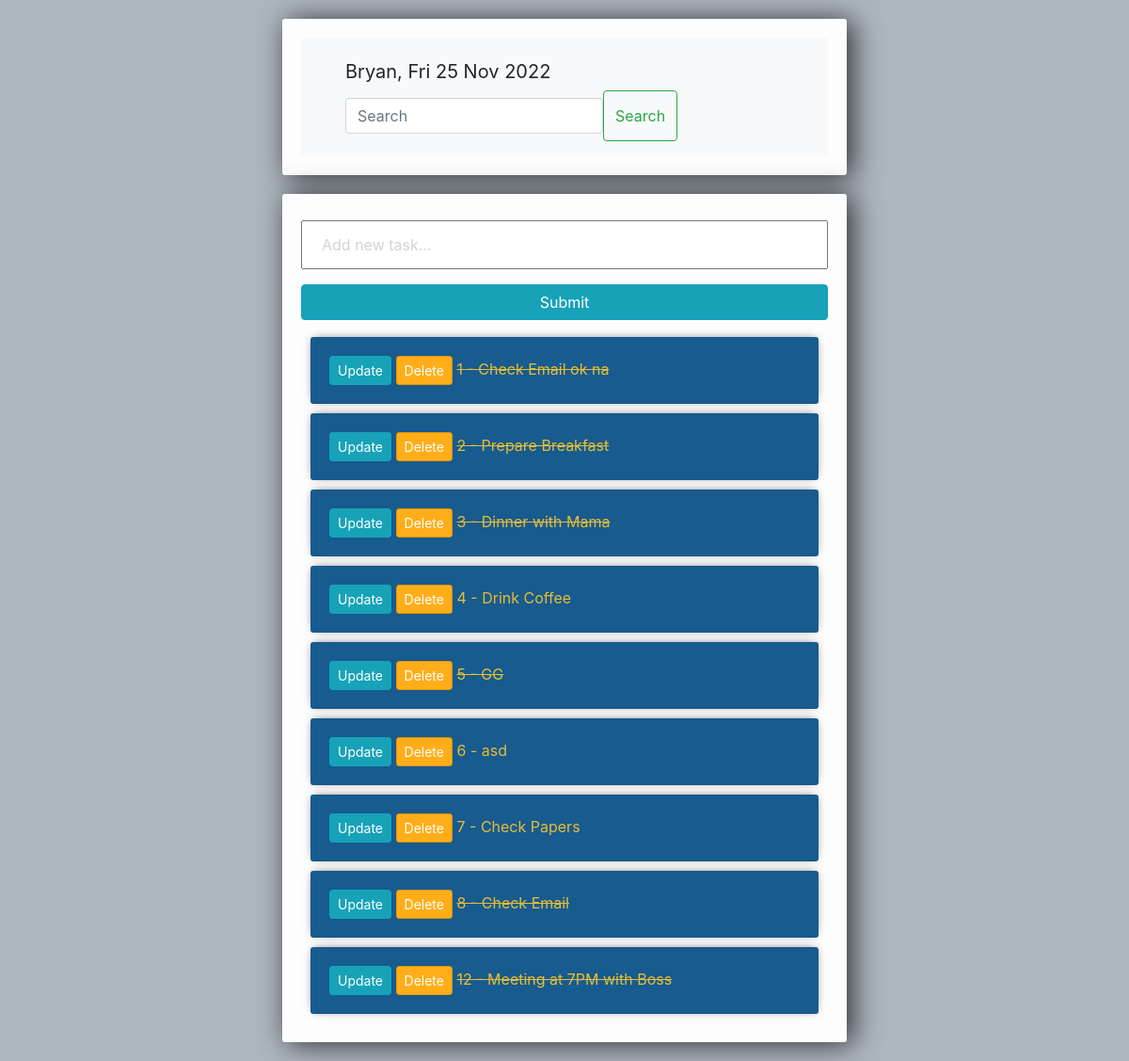
The page / on the database its author committed.
### tasks/models.py (models this page shows)
class Task(models.Model):
    title = models.CharField(max_length=200)
    complete = models.BooleanField(default=False)
    created = models.DateTimeField(auto_now_add=True)
    def __str__(self):
        return f"{self.id} - {self.title} "

### tasks/views.py (the view)
# urls.py: path('', views.index, name='index'),
def index(request):
    template = 'main/index.html'
    tasks = Task.objects.all()
    form = TaskForm()
    if request.method == 'POST':
        form = TaskForm(request.POST)
        if form.is_valid():
            form.save()
        return redirect('/')
    context = {
        "tasks": tasks,
        "form": form,
        "datenow": datetime.datetime.now(),
    }
    return render (request, template, context)

### tasks/forms.py
class TaskForm(forms.ModelForm):
    title = forms.CharField(widget=forms.TextInput(attrs={'placeholder': 'Add new task...'}))
    class Meta:
        model = Task
        fields = '__all__'

### tasks/templates/main/index.html (shortened to what this page needs)
<!DOCTYPE html>
<html lang="en">
{% load static %}
<head>
    <link rel="stylesheet" href="https://stackpath.bootstrapcdn.com/bootstrap/4.3.1/css/bootstrap.min.css">
    <link rel="stylesheet" href="{% static 'css/style.css' %}">
</head>
<body>
    <div class="center-column">
        {% include 'navbar/navigation.html' %}
    </div>
    <div class="container ">
        <div class="center-column">
            <form method="POST" action="/">
                {% csrf_token %} {{form.title}}
                <input class="btn btn-info" type="submit" name="Create Task">
            </form>
            {% for i in tasks %}
            <div class="todo-list">
                <div class="item-row">
                    <a class="btn btn-sm btn-info" href="{% url 'update_task' i.id %}" role="button">Update</a>
                    <a class="btn btn-sm btn-danger" href="{% url 'delete' i.id %}" role="button">Delete</a> {% if i.complete == True %}
                    <strike>{{ i }} </strike> {% else %}
                    <span>{{ i }}</span> {% endif %}
                </div>
            </div>
            {% endfor %}
        </div>
</body>
</html>

### tasks/templates/navbar/navigation.html
<nav class="navbar bg-light">
    <nav class="navbar bg-light">
        <div class="container-fluid">
            <a class="navbar-brand">Bryan, {{ datenow | date:"D d M Y" }} </a>
            <form class="d-flex" role="search">
                <input class="form-control me-2" type="search" placeholder="Search" aria-label="Search">
                <button class="btn btn-outline-success" type="submit">Search</button>
            </form>
        </div>
    </nav>

### tasks/static/css/style.css (style rules this page uses)
body { background-color: #adb5be; }
input { width: 100%; padding: 12px 20px; margin: 8px 0; box-sizing: border-box; }
input::placeholder { color: #d3d3d3; }
.center-column { width: 600px; margin: 20px auto; padding: 20px; background-color: rgb(253, 253, 253); border-radius: 3px; box-shadow: 6px 2px 30px 0px rgba(0, 0, 0, 0.75); }
.item-row { background-color: #175b8f; margin: 10px; padding: 20px; border-radius: 3px; color: rgb(231, 189, 53); font-size: 16px; box-shadow: 0px -1px 10px -4px rgba(0, 0, 0, 0.75); }
.btn-danger { background-color: #ffae19; border-color: #e59400; }

### rows shown on the page
Task: id+title "1 - Check Email ok na"
Task: id+title "2 - Prepare Breakfast"
Task: id+title "3 - Dinner with Mama"
Task: id+title "4 - Drink Coffee"
Task: id+title "5 - GG"
Task: id+title "6 - asd"
Task: id+title "7 - Check Papers"
Task: id+title "8 - Check Email"
Task: id+title "12 - Meeting at 7PM with Boss"
